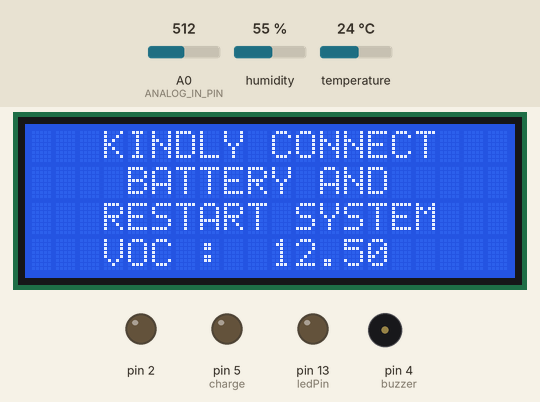
Simulated run of this sketch. Board: Arduino Uno, built with avr-gcc and run on an emulated ATmega328P. Shown: 20×4 character LCD, output pins drawn as LEDs (lit = HIGH), buzzer (waves = sounding, pin HIGH). Inputs (shaded band) come from the test bench; at power-on: temperature 24 °C, A0 (ANALOG_IN_PIN) = 512, humidity 55 %. What the sketch prints to the serial monitor is not drawn.

Above: at 5.3 s.
5.4 s: temperature set to 41 °C
At 7.5 s:
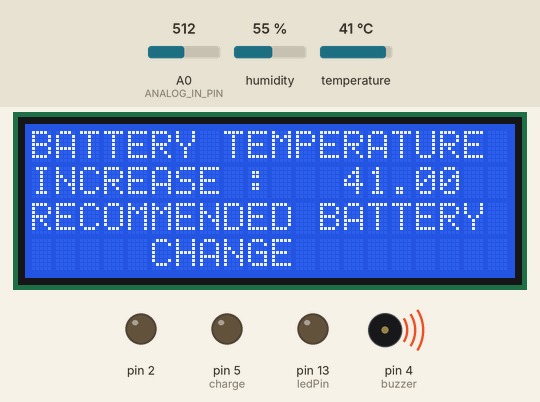
7.8 s: temperature set to 12 °C
At 9.5 s:
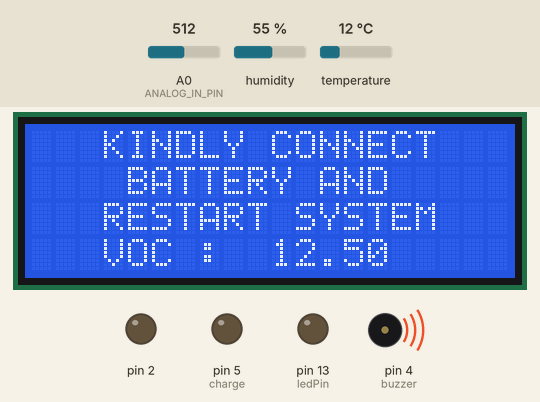
9.8 s: A0 (ANALOG_IN_PIN) set to 716
At 10.5 s:
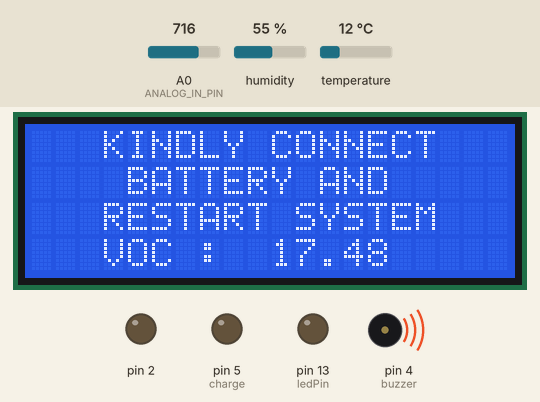
11.3 s: A0 (ANALOG_IN_PIN) set to 900
At 12.2 s:
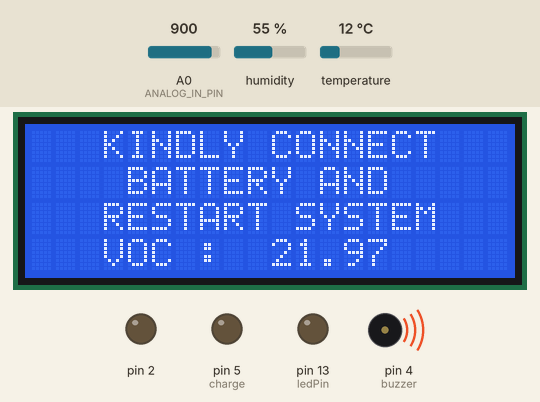
12.8 s: A0 (ANALOG_IN_PIN) set to 1023
At 14.0 s:
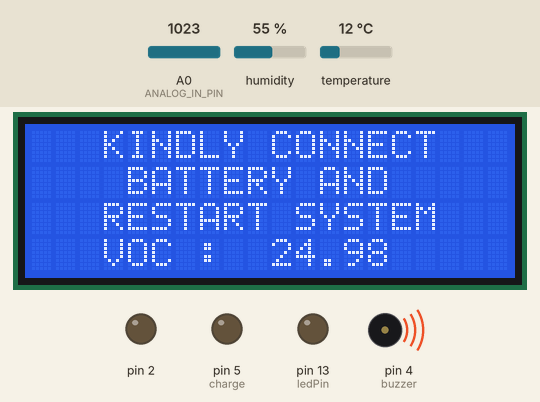
Timing chart, 0 to 15.3 s (numbered marks = the images above; inputs shaded):
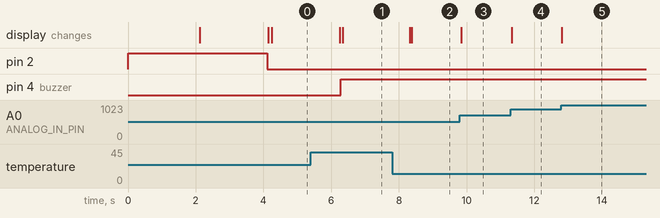

Measured:
- after the input at 5.4 s, pin 4 (buzzer): LOW → HIGH after 0.88 s; the display: first changes after 0.86 s (image 1 shows a later state)
- after the input at 7.8 s, the display: first changes after 0.52 s (image 2 shows a later state)
- after the input at 9.8 s, the display: changes after 0.05 s (image 3)
- after the input at 11.3 s, the display: changes at once (image 4)
- after the input at 12.8 s, the display: changes at once (image 5)

The sketch:

SOC_R2.ino
```cpp
#include <Wire.h>
#include <LiquidCrystal_I2C.h>
#include "DHT.h"
#define DHTPIN 3
#define DHTTYPE DHT11
#include <SoftwareSerial.h>
SoftwareSerial espSerial(6, 7);
const int buzzer = 4;
DHT dht(DHTPIN, DHTTYPE);
LiquidCrystal_I2C lcd(0x27,20,4);

// voltage sensor variables
#define ANALOG_IN_PIN A0
float adc_voltage = 0.0000000;
float in_voltage = 0.0000000;
float R1 = 30000.0000000;
float R2 = 7500.000000;
float ref_voltage = 5.0000000;
int adc_value = 0;
int charge = 5;
int present_state = 0;
int pev_state = 0;
int charge1 = 0;
unsigned long startMillis3;
unsigned long currentMillis3;


//Current sensor variables
unsigned int x=0;
float AcsValue=0.0,Samples=0.0,AvgAcs=0.0,AcsValueF=0.0;

unsigned long startMillis;  //some global variables available anywhere in the program
unsigned long currentMillis;
const int period = 1000 ;  //the value is a number of milliseconds
const byte ledPin = 13;    //using the built in LED
float current = 0.50000000;
unsigned long c_current = 0.500000;
float totalCoulumbs = 0.0000000;
float soc = 0.0;
float ocv = 0;
float mocv = 0;

float open_circuit_voltage(){
  lcd.init();
  digitalWrite(2, HIGH);
  delay(2000);
  adc_value = analogRead(ANALOG_IN_PIN);
  adc_voltage  = (adc_value * ref_voltage) / 1024.0;
  in_voltage = adc_voltage / (R2/(R1+R2));
  mocv = in_voltage;
  Serial.print("voltage :");
  Serial.print(in_voltage);
  if (mocv > 3.71 && mocv < 3.9){
    soc = 100;
  }
  else if((mocv <= 3.700) && (mocv >= 3.650)){
    soc = 90.0;
  }
  else if((mocv <= 3.649) && (mocv >= 3.600)){
    soc = 90.0;
  }
  else if((mocv <= 3.590) && (mocv >= 3.570)){
    soc = 85.0;
  }
  else if((mocv <= 3.569) && (mocv >= 3.530)){
    soc = 80;
  }
  else if((mocv <= 3.529) && (mocv >= 3.500)){
    soc = 70;
  }
  else if((mocv <= 3.549) && (mocv >= 3.470)){
    soc = 60;
  }
  else if((mocv <= 3.469) && (mocv >= 3.450)){
    soc = 50;
  }
  else if((mocv <= 3.449) && (mocv >= 3.420)){
    soc = 40;
  }
  else if((mocv <= 3.419) && (mocv >= 3.400)){
    soc = 30;
  }
  else if((mocv <= 3.399) && (mocv >= 3.380)){
    soc = 20;
  }
  else if((mocv <= 3.379) && (mocv >= 3.300)){
    soc = 15;
  }
  else if((mocv <= 3.290) && (mocv >= 3.200)){
    soc = 10;
  }
  else if((mocv <= 3.190) && (mocv >= 3.100)){
    soc = 5;
  }
  else if((mocv <= 3.090) && (mocv >= 3.00)){
    soc = 2;
  }
  else{
    soc = 0.001;
    Serial.print("failed to get SOC");
  }
  lcd.backlight();
  lcd.setCursor(6,0);
  lcd.print("STARTING");
  lcd.setCursor(3,1);
  lcd.print("VOC MEASUREMENT");
  lcd.setCursor(0,2);
  lcd.print("OPEN CIRCUIT VOLTAGE");
  lcd.setCursor(4,3);
  lcd.print("VOC :");
  lcd.setCursor(10,3);
  lcd.print(mocv);
//  lcd.setCursor(3,11);
//  lcd.print("SOC :");
//  lcd.setCursor(4,16);
//  lcd.print(soc);
  return in_voltage,ocv;
}


void setup() {
  espSerial.begin(115200);
  pinMode(buzzer, OUTPUT);
  dht.begin();
  Serial.begin(115200);
  pinMode(2, OUTPUT);
  pinMode(charge, OUTPUT);
  digitalWrite(2, HIGH);
  open_circuit_voltage();
  delay(2000);
  digitalWrite(2, LOW);  //start Serial in case we need to print debugging info
  pinMode(ledPin, OUTPUT);
  startMillis = millis();  //initial start time
  lcd.clear();

}

void loop() {
    //get the current "time" (actually the number of milliseconds since the program started)
  currentMillis = millis();
  float temperature = dht.readTemperature();
  adc_value = analogRead(ANALOG_IN_PIN);
  adc_voltage  = (adc_value * ref_voltage) / 1024.0;
  in_voltage = adc_voltage / (R2/(R1+R2));
  ocv = in_voltage;
  delay(20);
  String svoc = String(ocv,2);
  String ssoc = String(soc,2);
  String stemp = String(temperature,2);
  Serial.println("temperature");
  Serial.println("Temp :"+String(temperature));
  espSerial.println("Temp :"+String(temperature));
  if (currentMillis - startMillis >= period && soc != 0.001 && temperature < 40 && soc > 40 && ocv > 0.1 && ocv <3.9 && charge1 == 0)  //test whether the period has elapsed
    {
      // voltage sensor measurement.
      present_state = 0;
      if (present_state != pev_state){
        lcd.clear();
        delay(20);
      }
      digitalWrite(buzzer, LOW);
      lcd.setCursor(0,2);
      adc_value = analogRead(ANALOG_IN_PIN);
      adc_voltage  = (adc_value * ref_voltage) / 1024.0;
      in_voltage = adc_voltage / (R2/(R1+R2)) ;
      c_current = in_voltage*10;
      lcd.print("CURRENT(mA) :");
      lcd.setCursor(13,2);
      lcd.print(in_voltage*100);
      lcd.setCursor(0,3);
      lcd.print("SOC :");
      soc = soc -((totalCoulumbs/3600.0)/3);
      lcd.setCursor(5,3);
      lcd.print(soc);
      lcd.setCursor(11,3);
      lcd.print("VOC:");
      lcd.setCursor(16,3);
      lcd.print(ocv);
      totalCoulumbs = totalCoulumbs + (c_current);
      lcd.setCursor(0,0);
      lcd.print("COLUMBS:");
      lcd.setCursor(8,0);
      lcd.print(totalCoulumbs,0);
      lcd.setCursor(14,0);
      lcd.print(temperature,1);
      lcd.setCursor(19,0);
      lcd.print("C");
      lcd.setCursor(0,1);
      lcd.print("CONSUMED Ah :");
      lcd.setCursor(14,1);
      lcd.print(totalCoulumbs/3600.0);
      //Serial.print("Total Ah = ");
      //Serial.println(totalCoulumbs/3600.0);
      digitalWrite(ledPin, !digitalRead(ledPin));  //if so, change the state of the LED.  Uses a neat trick to change the state
      startMillis = currentMillis;  //IMPORTANT to save the start time of the current LED state.
      pev_state = 0;
    }
    else if (soc == 0.001 && temperature <40) {
      present_state = 1;
      if (present_state != pev_state){
        lcd.clear();
        delay(20);
      }
      lcd.setCursor(3,0);
      lcd.print("KINDLY CONNECT ");
      lcd.setCursor(4,1);
      lcd.print("BATTERY AND");
      lcd.setCursor(3,2);
      lcd.print("RESTART SYSTEM");
      adc_value = analogRead(ANALOG_IN_PIN);
      adc_voltage  = (adc_value * ref_voltage) / 1024.0;
      in_voltage = adc_voltage / (R2/(R1+R2));
      mocv = in_voltage;
      lcd.setCursor(3,3);
      lcd.print("VOC :");
      lcd.setCursor(10,3);
      lcd.print(mocv);
      if (mocv < 3.9 && mocv > 3){
        setup();
      }
      pev_state = 1;
    }
    else if(temperature > 40){
      present_state = 2;
      if (present_state != pev_state){
        lcd.clear();
        delay(20);
      }
      digitalWrite(buzzer, HIGH);
      lcd.setCursor(0,0);
      lcd.print("BATTERY TEMPERATURE");
      lcd.setCursor(0,1);
      lcd.print("INCREASE : ");
      lcd.setCursor(13,1);
      lcd.print(temperature);
      lcd.setCursor(0,2);
      lcd.print("RECOMMENDED BATTERY");
      lcd.setCursor(4,3);
      lcd.print(" CHANGE ");
      pev_state = 2;
   }
   else if(soc < 40){
      charge = 1;
      present_state = 3;
      if (present_state != pev_state){
        lcd.clear();
        delay(20);
      }
      lcd.setCursor(0,0);
      lcd.print("CHARGING BATTERY");
      digitalWrite(charge,HIGH);
      startMillis3 = millis();
      if (currentMillis3 - startMillis3 >= period){
          totalCoulumbs = totalCoulumbs + (10);
          soc = soc+((totalCoulumbs/3600.0)/3);
          float temperature = dht.readTemperature();
          lcd.setCursor(0,1);
          lcd.print("SOC :");
          lcd.setCursor(6,1);
          lcd.print(soc);
          lcd.setCursor(0,2);
          lcd.print("TEMPERATURE :");
          lcd.setCursor(15,2);
          lcd.print(temperature);
          startMillis3 = currentMillis3;
          if(soc > 90){
            setup();
            charge1 = 0;
            digitalWrite(charge,LOW);
          }
        }
      pev_state = 3;
   }
}
```
